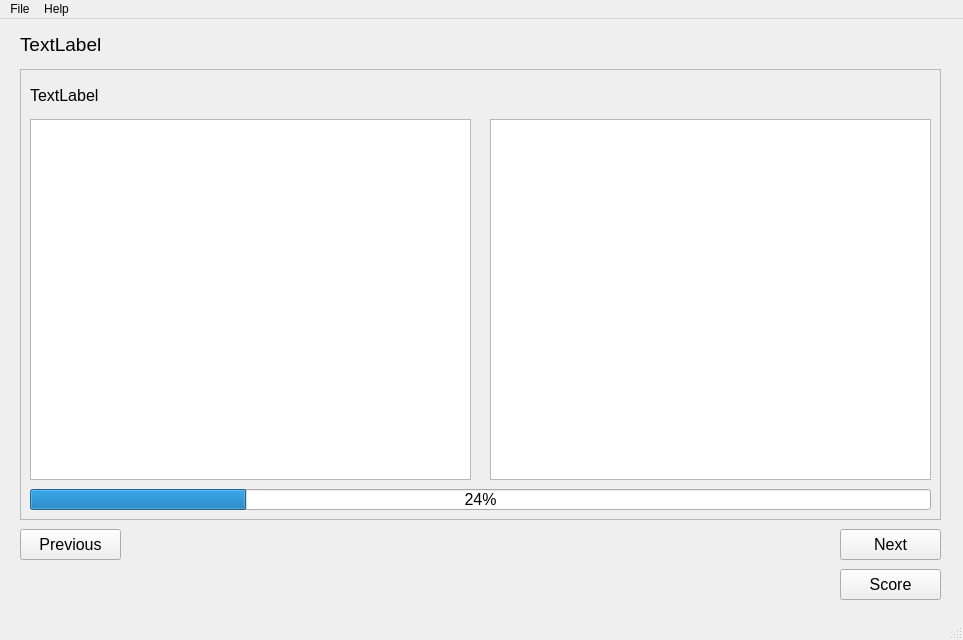
<?xml version="1.0" encoding="UTF-8"?>
<ui version="4.0">
 <class>QuizWindow</class>
 <widget class="QMainWindow" name="QuizWindow">
  <property name="geometry">
   <rect>
    <x>0</x>
    <y>0</y>
    <width>963</width>
    <height>640</height>
   </rect>
  </property>
  <property name="windowTitle">
   <string>MainWindow</string>
  </property>
  <widget class="QWidget" name="centralwidget">
   <widget class="QLabel" name="deck_title_label">
    <property name="geometry">
     <rect>
      <x>20</x>
      <y>10</y>
      <width>901</width>
      <height>31</height>
     </rect>
    </property>
    <property name="font">
     <font>
      <pointsize>14</pointsize>
     </font>
    </property>
    <property name="text">
     <string>TextLabel</string>
    </property>
   </widget>
   <widget class="QFrame" name="frame">
    <property name="geometry">
     <rect>
      <x>20</x>
      <y>50</y>
      <width>921</width>
      <height>451</height>
     </rect>
    </property>
    <property name="frameShape">
     <enum>QFrame::StyledPanel</enum>
    </property>
    <property name="frameShadow">
     <enum>QFrame::Raised</enum>
    </property>
    <widget class="QLabel" name="card_title_label">
     <property name="geometry">
      <rect>
       <x>10</x>
       <y>16</y>
       <width>891</width>
       <height>21</height>
      </rect>
     </property>
     <property name="font">
      <font>
       <pointsize>12</pointsize>
      </font>
     </property>
     <property name="text">
      <string>TextLabel</string>
     </property>
    </widget>
    <widget class="QTextBrowser" name="card_question_field">
     <property name="geometry">
      <rect>
       <x>10</x>
       <y>50</y>
       <width>441</width>
       <height>361</height>
      </rect>
     </property>
    </widget>
    <widget class="QPlainTextEdit" name="card_answer_field">
     <property name="geometry">
      <rect>
       <x>470</x>
       <y>50</y>
       <width>441</width>
       <height>361</height>
      </rect>
     </property>
    </widget>
    <widget class="QProgressBar" name="quiz_progress_bar">
     <property name="geometry">
      <rect>
       <x>10</x>
       <y>420</y>
       <width>901</width>
       <height>21</height>
      </rect>
     </property>
     <property name="font">
      <font>
       <pointsize>12</pointsize>
      </font>
     </property>
     <property name="value">
      <number>24</number>
     </property>
    </widget>
   </widget>
   <widget class="QPushButton" name="next_card_btn">
    <property name="geometry">
     <rect>
      <x>840</x>
      <y>510</y>
      <width>101</width>
      <height>31</height>
     </rect>
    </property>
    <property name="sizePolicy">
     <sizepolicy hsizetype="Fixed" vsizetype="Fixed">
      <horstretch>0</horstretch>
      <verstretch>0</verstretch>
     </sizepolicy>
    </property>
    <property name="font">
     <font>
      <pointsize>12</pointsize>
     </font>
    </property>
    <property name="text">
     <string>Next</string>
    </property>
   </widget>
   <widget class="QPushButton" name="prev_card_btn">
    <property name="geometry">
     <rect>
      <x>20</x>
      <y>510</y>
      <width>101</width>
      <height>31</height>
     </rect>
    </property>
    <property name="sizePolicy">
     <sizepolicy hsizetype="Fixed" vsizetype="Fixed">
      <horstretch>0</horstretch>
      <verstretch>0</verstretch>
     </sizepolicy>
    </property>
    <property name="font">
     <font>
      <pointsize>12</pointsize>
     </font>
    </property>
    <property name="text">
     <string>Previous</string>
    </property>
   </widget>
   <widget class="QPushButton" name="start_scoring_btn">
    <property name="geometry">
     <rect>
      <x>840</x>
      <y>550</y>
      <width>101</width>
      <height>31</height>
     </rect>
    </property>
    <property name="sizePolicy">
     <sizepolicy hsizetype="Fixed" vsizetype="Fixed">
      <horstretch>0</horstretch>
      <verstretch>0</verstretch>
     </sizepolicy>
    </property>
    <property name="font">
     <font>
      <pointsize>12</pointsize>
     </font>
    </property>
    <property name="text">
     <string>Score</string>
    </property>
   </widget>
  </widget>
  <widget class="QMenuBar" name="menubar">
   <property name="geometry">
    <rect>
     <x>0</x>
     <y>0</y>
     <width>963</width>
     <height>22</height>
    </rect>
   </property>
   <widget class="QMenu" name="menuFile">
    <property name="title">
     <string>File</string>
    </property>
    <addaction name="actionEnd_Quiz"/>
    <addaction name="actionQuit"/>
   </widget>
   <widget class="QMenu" name="menuHelp">
    <property name="title">
     <string>Help</string>
    </property>
    <addaction name="actionAbout"/>
   </widget>
   <addaction name="menuFile"/>
   <addaction name="menuHelp"/>
  </widget>
  <widget class="QStatusBar" name="statusbar"/>
  <action name="actionEnd_Quiz">
   <property name="text">
    <string>End Quiz</string>
   </property>
  </action>
  <action name="actionQuit">
   <property name="text">
    <string>Quit</string>
   </property>
  </action>
  <action name="actionAbout">
   <property name="text">
    <string>About</string>
   </property>
  </action>
 </widget>
 <resources/>
 <connections/>
</ui>
